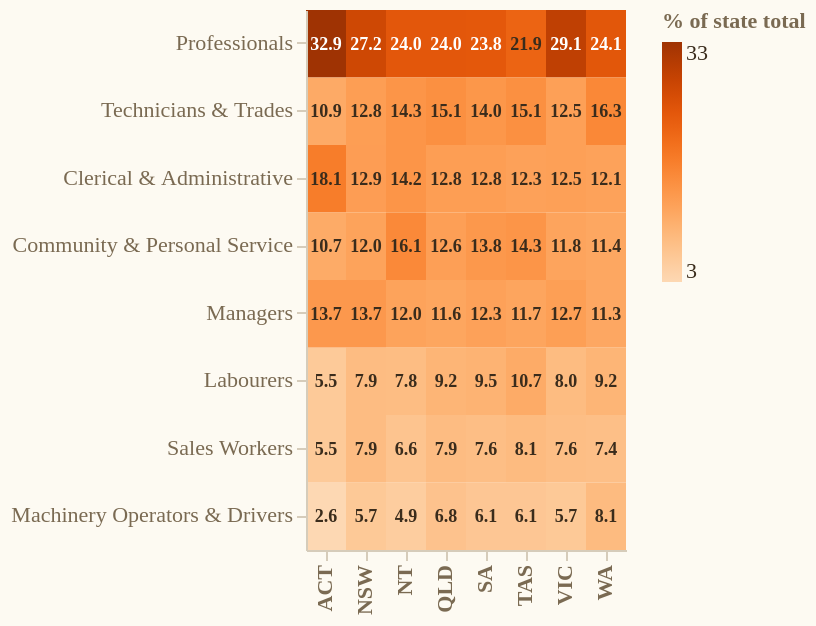

Express this chart as Vega-Lite.
### Vega-Lite specification from a JSON file in a GitHub repository (floating-point values rounded to 4 significant figures)
{"$schema": "https://vega.github.io/schema/vega-lite/v5.json", "config": {"background": "#FDFAF2", "font": "DM Sans", "axis": {"labelFont": "DM Sans", "labelFontSize": 11, "labelColor": "#7A6A52", "titleFont": "DM Sans", "titleFontSize": 11, "titleColor": "#7A6A52", "gridColor": "#EAE0CE", "gridOpacity": 0.9, "domainColor": "#D6CCBA", "tickColor": "#D6CCBA"}, "legend": {"labelFont": "DM Sans", "labelFontSize": 11, "labelColor": "#3A2C1C", "titleFont": "DM Sans", "titleFontSize": 11, "titleColor": "#7A6A52"}, "view": {"stroke": "transparent"}}, "width": "container", "height": 270, "data": {"name": "OH"}, "layer": [{"mark": "rect", "encoding": {"y": {"field": "occupation", "type": "nominal", "sort": {"field": "pct_of_state", "order": "descending", "op": "mean"}, "axis": {"title": null, "labelFontSize": 11}}, "x": {"field": "state", "type": "nominal", "axis": {"title": null, "labelFontSize": 11, "labelFontWeight": "600"}}, "color": {"field": "pct_of_state", "type": "quantitative", "scale": {"scheme": "oranges"}, "legend": {"title": "% of state total", "orient": "right", "gradientLength": 120, "gradientThickness": 10}}, "tooltip": [{"field": "occupation", "title": "Occupation"}, {"field": "state", "title": "State"}, {"field": "pct_of_state", "title": "% of State"}, {"field": "job_seekers", "title": "Workers", "format": ",.0f"}]}}, {"mark": {"type": "text", "fontSize": 9, "fontWeight": "600"}, "encoding": {"y": {"field": "occupation", "type": "nominal", "sort": {"field": "pct_of_state", "order": "descending", "op": "mean"}}, "x": {"field": "state", "type": "nominal"}, "text": {"field": "pct_of_state", "format": ".1f"}, "color": {"condition": {"test": "datum.pct_of_state>22", "value": "white"}, "value": "#3A2C1C"}}}], "datasets": {"OH": [{"occupation": "Clerical & Administrative", "state": "ACT", "job_seekers": 49500, "state_total": 273316, "pct_of_state": 18.1}, {"occupation": "Clerical & Administrative", "state": "NSW", "job_seekers": 579325, "state_total": 4486358, "pct_of_state": 12.9}, {"occupation": "Clerical & Administrative", "state": "NT", "job_seekers": 20631, "state_total": 145577, "pct_of_state": 14.2}, {"occupation": "Clerical & Administrative", "state": "QLD", "job_seekers": 383872, "state_total": 3004029, "pct_of_state": 12.8}, {"occupation": "Clerical & Administrative", "state": "SA", "job_seekers": 126996, "state_total": 990512, "pct_of_state": 12.8}, {"occupation": "Clerical & Administrative", "state": "TAS", "job_seekers": 34689, "state_total": 281996, "pct_of_state": 12.3}, {"occupation": "Clerical & Administrative", "state": "VIC", "job_seekers": 475842, "state_total": 3795909, "pct_of_state": 12.5}, {"occupation": "Clerical & Administrative", "state": "WA", "job_seekers": 201194, "state_total": 1661175, "pct_of_state": 12.1}, {"occupation": "Community & Personal Service", "state": "ACT", "job_seekers": 29355, "state_total": 273316, "pct_of_state": 10.7}, {"occupation": "Community & Personal Service", "state": "NSW", "job_seekers": 537449, "state_total": 4486358, "pct_of_state": 12.0}, {"occupation": "Community & Personal Service", "state": "NT", "job_seekers": 23460, "state_total": 145577, "pct_of_state": 16.1}, {"occupation": "Community & Personal Service", "state": "QLD", "job_seekers": 377622, "state_total": 3004029, "pct_of_state": 12.6}, {"occupation": "Community & Personal Service", "state": "SA", "job_seekers": 136636, "state_total": 990512, "pct_of_state": 13.8}, {"occupation": "Community & Personal Service", "state": "TAS", "job_seekers": 40235, "state_total": 281996, "pct_of_state": 14.3}, {"occupation": "Community & Personal Service", "state": "VIC", "job_seekers": 447343, "state_total": 3795909, "pct_of_state": 11.8}, {"occupation": "Community & Personal Service", "state": "WA", "job_seekers": 189488, "state_total": 1661175, "pct_of_state": 11.4}, {"occupation": "Labourers", "state": "ACT", "job_seekers": 14983, "state_total": 273316, "pct_of_state": 5.5}, {"occupation": "Labourers", "state": "NSW", "job_seekers": 353093, "state_total": 4486358, "pct_of_state": 7.9}, {"occupation": "Labourers", "state": "NT", "job_seekers": 11380, "state_total": 145577, "pct_of_state": 7.8}, {"occupation": "Labourers", "state": "QLD", "job_seekers": 276278, "state_total": 3004029, "pct_of_state": 9.2}, {"occupation": "Labourers", "state": "SA", "job_seekers": 94410, "state_total": 990512, "pct_of_state": 9.5}, {"occupation": "Labourers", "state": "TAS", "job_seekers": 30041, "state_total": 281996, "pct_of_state": 10.7}, {"occupation": "Labourers", "state": "VIC", "job_seekers": 304645, "state_total": 3795909, "pct_of_state": 8.0}, {"occupation": "Labourers", "state": "WA", "job_seekers": 153176, "state_total": 1661175, "pct_of_state": 9.2}, {"occupation": "Machinery Operators & Drivers", "state": "ACT", "job_seekers": 7238, "state_total": 273316, "pct_of_state": 2.6}, {"occupation": "Machinery Operators & Drivers", "state": "NSW", "job_seekers": 254255, "state_total": 4486358, "pct_of_state": 5.7}, {"occupation": "Machinery Operators & Drivers", "state": "NT", "job_seekers": 7067, "state_total": 145577, "pct_of_state": 4.9}, {"occupation": "Machinery Operators & Drivers", "state": "QLD", "job_seekers": 203767, "state_total": 3004029, "pct_of_state": 6.8}, {"occupation": "Machinery Operators & Drivers", "state": "SA", "job_seekers": 60767, "state_total": 990512, "pct_of_state": 6.1}, {"occupation": "Machinery Operators & Drivers", "state": "TAS", "job_seekers": 17199, "state_total": 281996, "pct_of_state": 6.1}, {"occupation": "Machinery Operators & Drivers", "state": "VIC", "job_seekers": 216313, "state_total": 3795909, "pct_of_state": 5.7}, {"occupation": "Machinery Operators & Drivers", "state": "WA", "job_seekers": 134779, "state_total": 1661175, "pct_of_state": 8.1}, {"occupation": "Managers", "state": "ACT", "job_seekers": 37323, "state_total": 273316, "pct_of_state": 13.7}, {"occupation": "Managers", "state": "NSW", "job_seekers": 615779, "state_total": 4486358, "pct_of_state": 13.7}, {"occupation": "Managers", "state": "NT", "job_seekers": 17512, "state_total": 145577, "pct_of_state": 12.0}, {"occupation": "Managers", "state": "QLD", "job_seekers": 349144, "state_total": 3004029, "pct_of_state": 11.6}, {"occupation": "Managers", "state": "SA", "job_seekers": 122005, "state_total": 990512, "pct_of_state": 12.3}, {"occupation": "Managers", "state": "TAS", "job_seekers": 32985, "state_total": 281996, "pct_of_state": 11.7}, {"occupation": "Managers", "state": "VIC", "job_seekers": 483182, "state_total": 3795909, "pct_of_state": 12.7}, {"occupation": "Managers", "state": "WA", "job_seekers": 188485, "state_total": 1661175, "pct_of_state": 11.3}, {"occupation": "Professionals", "state": "ACT", "job_seekers": 89881, "state_total": 273316, "pct_of_state": 32.9}, {"occupation": "Professionals", "state": "NSW", "job_seekers": 1219931, "state_total": 4486358, "pct_of_state": 27.2}, {"occupation": "Professionals", "state": "NT", "job_seekers": 34983, "state_total": 145577, "pct_of_state": 24.0}, {"occupation": "Professionals", "state": "QLD", "job_seekers": 720990, "state_total": 3004029, "pct_of_state": 24.0}, {"occupation": "Professionals", "state": "SA", "job_seekers": 235927, "state_total": 990512, "pct_of_state": 23.8}, {"occupation": "Professionals", "state": "TAS", "job_seekers": 61632, "state_total": 281996, "pct_of_state": 21.9}, {"occupation": "Professionals", "state": "VIC", "job_seekers": 1104452, "state_total": 3795909, "pct_of_state": 29.1}, {"occupation": "Professionals", "state": "WA", "job_seekers": 400367, "state_total": 1661175, "pct_of_state": 24.1}, {"occupation": "Sales Workers", "state": "ACT", "job_seekers": 15137, "state_total": 273316, "pct_of_state": 5.5}, {"occupation": "Sales Workers", "state": "NSW", "job_seekers": 353656, "state_total": 4486358, "pct_of_state": 7.9}, {"occupation": "Sales Workers", "state": "NT", "job_seekers": 9657, "state_total": 145577, "pct_of_state": 6.6}, {"occupation": "Sales Workers", "state": "QLD", "job_seekers": 238418, "state_total": 3004029, "pct_of_state": 7.9}, {"occupation": "Sales Workers", "state": "SA", "job_seekers": 75491, "state_total": 990512, "pct_of_state": 7.6}, {"occupation": "Sales Workers", "state": "TAS", "job_seekers": 22748, "state_total": 281996, "pct_of_state": 8.1}, {"occupation": "Sales Workers", "state": "VIC", "job_seekers": 288082, "state_total": 3795909, "pct_of_state": 7.6}, {"occupation": "Sales Workers", "state": "WA", "job_seekers": 122581, "state_total": 1661175, "pct_of_state": 7.4}, {"occupation": "Technicians & Trades", "state": "ACT", "job_seekers": 29899, "state_total": 273316, "pct_of_state": 10.9}, {"occupation": "Technicians & Trades", "state": "NSW", "job_seekers": 572870, "state_total": 4486358, "pct_of_state": 12.8}, {"occupation": "Technicians & Trades", "state": "NT", "job_seekers": 20887, "state_total": 145577, "pct_of_state": 14.3}, {"occupation": "Technicians & Trades", "state": "QLD", "job_seekers": 453938, "state_total": 3004029, "pct_of_state": 15.1}, {"occupation": "Technicians & Trades", "state": "SA", "job_seekers": 138280, "state_total": 990512, "pct_of_state": 14.0}, {"occupation": "Technicians & Trades", "state": "TAS", "job_seekers": 42467, "state_total": 281996, "pct_of_state": 15.1}, {"occupation": "Technicians & Trades", "state": "VIC", "job_seekers": 476050, "state_total": 3795909, "pct_of_state": 12.5}, {"occupation": "Technicians & Trades", "state": "WA", "job_seekers": 271105, "state_total": 1661175, "pct_of_state": 16.3}]}}
